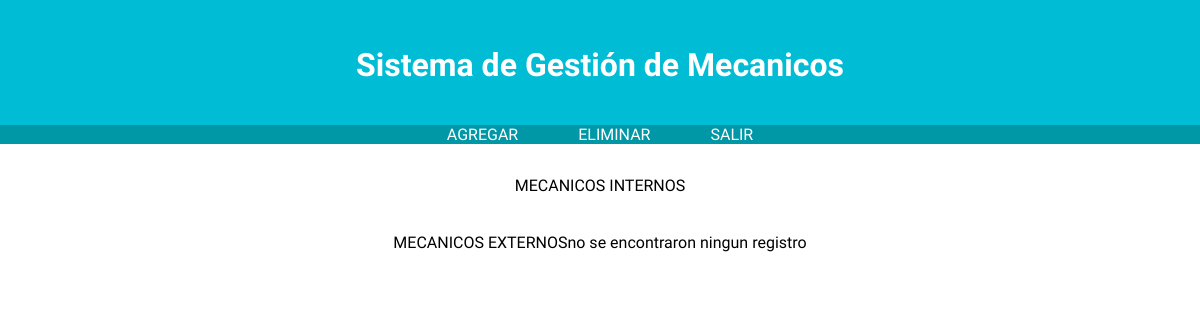
Before: /Web/php/ADMINISTRADOR/GESTION/MECANICOS/modificar_mecanicos.php (signed in) with the older database file.
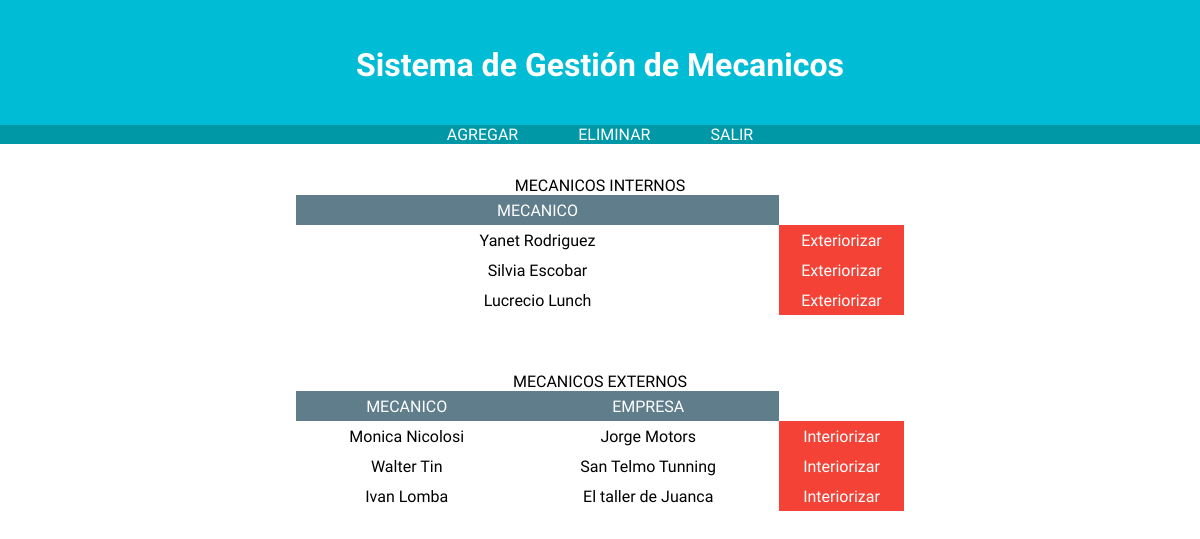
After: the same page with the newer database file.
### tables this page shows
create table if not exists mecanico
 (id_mecanico int primary key,
  nombre varchar(30)
 );

create table if not exists mecanico_externo
 (id_mecanico int unique,
  empresa varchar(30),
  constraint id_mec_ext foreign key (id_mecanico) references mecanico(id_mecanico)
  ON DELETE CASCADE
  ON UPDATE CASCADE
 );

### Web/php/rutas.php (called while the page is built, shortened)
<?php
			   $validar_modificacion_mecanico = "validar_modificacion_mecanico.php";
?>

### Web/php/ADMINISTRADOR/GESTION/MECANICOS/modificar_mecanicos.php (the view, shortened to what this page needs)
<html>
<body>
	<?php  include ("mecanicos_datos.php");?>
  <div id="divContenedor">
            <div class="divTabla">
	<?PHP
		include ('../../../rutas.php');
    $mecanico_interno= mysql_query ("SELECT M.id_mecanico ID,M.nombre nombre
									 FROM mecanico_interno MI inner join
                                     mecanico M on MI.id_mecanico = M.id_mecanico")or die (mysql_error());
	$mecanico_externo= mysql_query ("SELECT M.id_mecanico ID,M.nombre nombre,ME.empresa empresa
									 FROM mecanico_externo ME inner join
                                     mecanico M on ME.id_mecanico = M.id_mecanico")or die (mysql_error());
		echo "MECANICOS INTERNOS";
			if ($row1 = mysql_fetch_array($mecanico_interno)){
			echo "<table border = '1'> \n";
			echo "<tr><td>MECANICO</td></tr>\n";
			do{
				echo "<tr><td>".$row1["nombre"]."</td><td class='tBotonELim'><a href='".$validar_modificacion_mecanico."?ID=".$row1["ID"]."'&clas = 'int' class = 'tlink'>Exteriorizar</a></td></tr> \n";
			} while ($row1 = mysql_fetch_array($mecanico_interno));
			echo "</table> \n";
			}
			echo "MECANICOS EXTERNOS";
			if ($row2 = mysql_fetch_array($mecanico_externo)){
			echo "<table border = '1'> \n";
			echo "<tr><td>MECANICO</td><td>EMPRESA</td></tr>\n";
			do{
				echo "<tr><td>".$row2["nombre"]."</td><td>".$row2["empresa"]."</td><td class='tBotonELim'><a href='".$validar_modificacion_mecanico."?ID=".$row2["ID"]."'clas = 'ext' class = 'tlink'>Interiorizar</a></td></tr> \n";
			} while ($row2 = mysql_fetch_array($mecanico_externo));
			echo "</table> \n";
				} else {
			echo "no se encontraron ningun registro";
		}
		?>
            </div>
        </div>
	</body>
	</html>

Changed rows visible on the page:
now on this page (row unchanged): mecanico: nombre "Yanet Rodriguez"
now on this page (row unchanged): mecanico: nombre "Silvia Escobar"
now on this page (row unchanged): mecanico: nombre "Lucrecio Lunch"
added mecanico_externo: id_mecanico.nombre "Monica Nicolosi", empresa "Jorge Motors"
added mecanico_externo: id_mecanico.nombre "Walter Tin", empresa "San Telmo Tunning"
added mecanico_externo: id_mecanico.nombre "Ivan Lomba", empresa "El taller de Juanca"
Other visible differences:
text no longer shown: "no se encontraron ningun registro"
text now shown: "MECANICO MECANICO EMPRESA"
